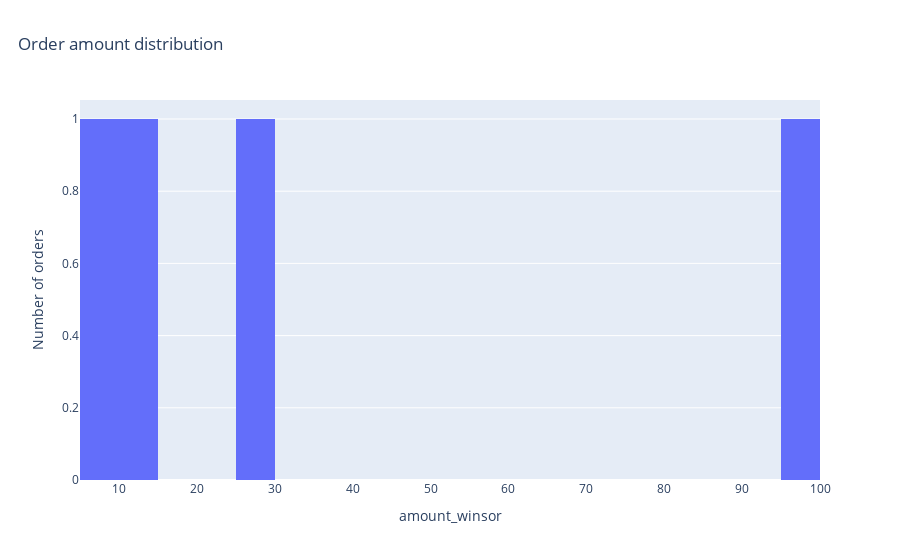

This figure's notebook cell:
### Code cell
#number of row per amount_winsor shart
fig = histogram_chart(df, "amount_winsor", nbins=30, title="Order amount distribution")
fig

### Figure 1 — Plotly figure (JSON) as saved in the notebook; plotly's stock layout.template omitted (floating-point values rounded to 4 significant figures)
{"data": [{"alignmentgroup": "True", "bingroup": "x", "hovertemplate": "amount_winsor=%{x}<br>count=%{y}<extra></extra>", "legendgroup": "", "marker": {"color": "#636efa", "pattern": {"shape": ""}}, "name": "", "nbinsx": 30, "offsetgroup": "", "orientation": "v", "showlegend": false, "type": "histogram", "x": [12.5, 8.135, null, 25, 97.75], "xaxis": "x", "yaxis": "y"}], "layout": {"barmode": "relative", "legend": {"tracegroupgap": 0}, "title": {"text": "Order amount distribution", "x": 0.02}, "xaxis": {"anchor": "y", "domain": [0, 1], "title": {"text": "amount_winsor"}}, "yaxis": {"anchor": "x", "domain": [0, 1], "title": {"text": "Number of orders"}}}}
